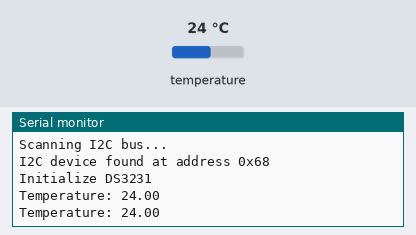
Bench run of a sketch on a simulated ESP32. Shown: the last lines printed to the serial monitor. The inputs (shaded band) are chosen by the test bench; at power-on: temperature 24 °C.

Above: at 2.2 s.
2.3 s: temperature set to 12 °C
At 3.6 s:
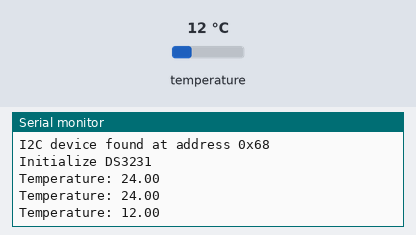
3.8 s: temperature set to 19 °C
At 4.8 s:
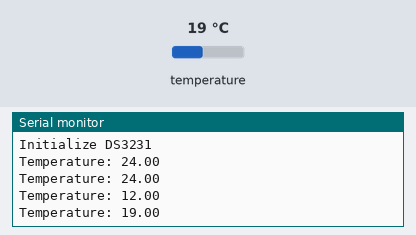
Timing chart, 0 to 6.8 s (numbered marks = the images above; inputs shaded):
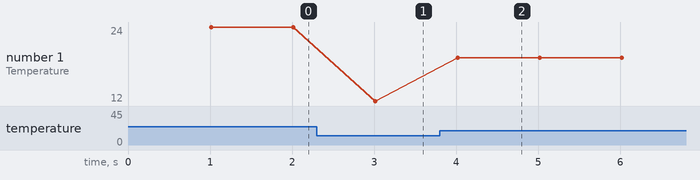

Measured:
- after the input at 2.3 s, the serial monitor: prints a new line after 0.72 s (image 1)
- after the input at 3.8 s, the serial monitor: prints a new line after 0.22 s (image 2)
- plotted number 1: 24 → 12 after the input at 2.3 s, 12 → 19 after the input at 3.8 s

The sketch:

temperature-test.ino
```cpp
/*
  DS3231: Real-Time Clock. Temperature example
  Modified for ESP32
*/

#include <Wire.h>
#include <DS3231.h>

// ESP32 I2C pins
#define I2C_SDA 13  // Default SDA pin for ESP32-POE-ISO
#define I2C_SCL 16  // Default SCL pin for ESP32-POE-ISO

DS3231 RTC_clock;
RTCDateTime dt;

void scanI2C() {
  byte error, address;
  int nDevices = 0;

  Serial.println("Scanning I2C bus...");

  for(address = 1; address < 127; address++ ) {
    Wire.beginTransmission(address);
    error = Wire.endTransmission();

    if (error == 0) {
      Serial.print("I2C device found at address 0x");
      if (address < 16) {
        Serial.print("0");
      }
      Serial.println(address, HEX);
      nDevices++;
    }
  }

  if (nDevices == 0) {
    Serial.println("No I2C devices found");
  }
}

void setup()
{
  Serial.begin(115200);
  while (!Serial) {
    ; // Wait for serial port to connect
  }

  // Initialize I2C
  Wire.begin(I2C_SDA, I2C_SCL);

  // Scan I2C bus first
  scanI2C();

  // Initialize DS3231
  Serial.println("Initialize DS3231");
  RTC_clock.begin();

  delay(1000); // Give time for RTC to stabilize
}

void loop()
{
  // Force temperature conversion
  RTC_clock.forceConversion();

  float temp = RTC_clock.readTemperature();

  Serial.print("Temperature: ");
  Serial.println(temp);

  delay(1000);
}
```
